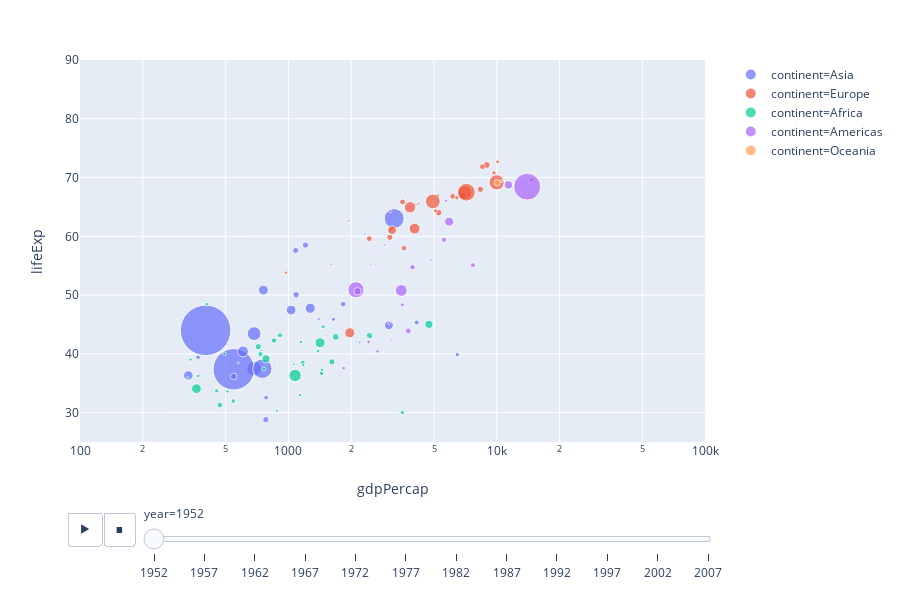

Notebook code cell kept with this figure:
### Code cell
fig = px.scatter(gm,x='gdpPercap', y='lifeExp',animation_frame='year',
                size='pop',color='continent',hover_name='country',
                log_x=True,size_max =55, range_x=[100,100000],range_y=[25,90])
fig.show()

### Figure 1 — Plotly figure (JSON) as saved in the notebook; plotly's stock layout.template omitted (floating-point values rounded to 4 significant figures)
{"data": [{"hoverlabel": {"namelength": 0}, "hovertemplate": "<b>%{hovertext}</b><br><br>continent=Asia<br>year=1952<br>gdpPercap=%{x}<br>lifeExp=%{y}<br>pop=%{marker.size}", "hovertext": ["Afghanistan", "Bahrain", "Bangladesh", "Cambodia", "China", "Hong Kong, China", "India", "Indonesia", "Iran", "Iraq", "Israel", "Japan", "Jordan", "Korea, Dem. Rep.", "Korea, Rep.", "Kuwait", "Lebanon", "Malaysia", "Mongolia", "Myanmar", "Nepal", "Oman", "Pakistan", "Philippines", "Saudi Arabia", "Singapore", "Sri Lanka", "Syria", "Taiwan", "Thailand", "Vietnam", "West Bank and Gaza", "Yemen, Rep."], "legendgroup": "continent=Asia", "marker": {"color": "#636efa", "size": [8425333, 120447, 46886859, 4693836, 556263527, 2125900, 372000000, 82052000, 17272000, 5441766, 1620914, 86459025, 607914, 8865488, 20947571, 160000, 1439529, 6748378, 800663, 20092996, 9182536, 507833, 41346560, 22438691, 4005677, 1127000, 7982342, 3661549, 8550362, 21289402, 26246839, 1030585, 4963829], "sizemode": "area", "sizeref": 435900.0, "symbol": "circle"}, "mode": "markers", "name": "continent=Asia", "showlegend": true, "type": "scatter", "x": [779.4, 9867.0, 684.2, 368.5, 400.4, 3054.0, 546.6, 749.7, 3035.0, 4130.0, 4087.0, 3217.0, 1547.0, 1088.0, 1031.0, 108400.0, 4835.0, 1831.0, 786.6, 331, 545.9, 1828.0, 684.6, 1273.0, 6460.0, 2315.0, 1084.0, 1643.0, 1207.0, 757.8, 605.1, 1516.0, 781.7], "xaxis": "x", "y": [28.8, 50.94, 37.48, 39.42, 44, 60.96, 37.37, 37.47, 44.87, 45.32, 65.39, 63.03, 43.16, 50.06, 47.45, 55.56, 55.93, 48.46, 42.24, 36.32, 36.16, 37.58, 43.44, 47.75, 39.88, 60.4, 57.59, 45.88, 58.5, 50.85, 40.41, 43.16, 32.55], "yaxis": "y"}, {"hoverlabel": {"namelength": 0}, "hovertemplate": "<b>%{hovertext}</b><br><br>continent=Europe<br>year=1952<br>gdpPercap=%{x}<br>lifeExp=%{y}<br>pop=%{marker.size}", "hovertext": ["Albania", "Austria", "Belgium", "Bosnia and Herzegovina", "Bulgaria", "Croatia", "Czech Republic", "Denmark", "Finland", "France", "Germany", "Greece", "Hungary", "Iceland", "Ireland", "Italy", "Montenegro", "Netherlands", "Norway", "Poland", "Portugal", "Romania", "Serbia", "Slovak Republic", "Slovenia", "Spain", "Sweden", "Switzerland", "Turkey", "United Kingdom"], "legendgroup": "continent=Europe", "marker": {"color": "#EF553B", "size": [1282697, 6927772, 8730405, 2791000, 7274900, 3882229, 9125183, 4334000, 4090500, 42459667, 69145952, 7733250, 9504000, 147962, 2952156, 47666000, 413834, 10381988, 3327728, 25730551, 8526050, 16630000, 6860147, 3558137, 1489518, 28549870, 7124673, 4815000, 22235677, 50430000], "sizemode": "area", "sizeref": 435900.0, "symbol": "circle"}, "mode": "markers", "name": "continent=Europe", "showlegend": true, "type": "scatter", "x": [1601.0, 6137.0, 8343.0, 973.5, 2444.0, 3119.0, 6876.0, 9692.0, 6425.0, 7030.0, 7144.0, 3531.0, 5264.0, 7268.0, 5210.0, 4931.0, 2648.0, 8942.0, 10100.0, 4029.0, 3068.0, 3145.0, 3581.0, 5075.0, 4215.0, 3834.0, 8528.0, 14730.0, 1969.0, 9980.0], "xaxis": "x", "y": [55.23, 66.8, 68, 53.82, 59.6, 61.21, 66.87, 70.78, 66.55, 67.41, 67.5, 65.86, 64.03, 72.49, 66.91, 65.94, 59.16, 72.13, 72.67, 61.31, 59.82, 61.05, 58.0, 64.36, 65.57, 64.94, 71.86, 69.62, 43.59, 69.18], "yaxis": "y"}, {"hoverlabel": {"namelength": 0}, "hovertemplate": "<b>%{hovertext}</b><br><br>continent=Africa<br>year=1952<br>gdpPercap=%{x}<br>lifeExp=%{y}<br>pop=%{marker.size}", "hovertext": ["Algeria", "Angola", "Benin", "Botswana", "Burkina Faso", "Burundi", "Cameroon", "Central African Republic", "Chad", "Comoros", "Congo, Dem. Rep.", "Congo, Rep.", "Cote d'Ivoire", "Djibouti", "Egypt", "Equatorial Guinea", "Eritrea", "Ethiopia", "Gabon", "Gambia", "Ghana", "Guinea", "Guinea-Bissau", "Kenya", "Lesotho", "Liberia", "Libya", "Madagascar", "Malawi", "Mali", "Mauritania", "Mauritius", "Morocco", "Mozambique", "Namibia", "Niger", "Nigeria", "Reunion", "Rwanda", "Sao Tome and Principe", "Senegal", "Sierra Leone", "Somalia", "South Africa", "Sudan", "Swaziland", "Tanzania", "Togo", "Tunisia", "Uganda", "Zambia", "Zimbabwe"], "legendgroup": "continent=Africa", "marker": {"color": "#00cc96", "size": [9279525, 4232095, 1738315, 442308, 4469979, 2445618, 5009067, 1291695, 2682462, 153936, 14100005, 854885, 2977019, 63149, 22223309, 216964, 1438760, 20860941, 420702, 284320, 5581001, 2664249, 580653, 6464046, 748747, 863308, 1019729, 4762912, 2917802, 3838168, 1022556, 516556, 9939217, 6446316, 485831, 3379468, 33119096, 257700, 2534927, 60011, 2755589, 2143249, 2526994, 14264935, 8504667, 290243, 8322925, 1219113, 3647735, 5824797, 2672000, 3080907], "sizemode": "area", "sizeref": 435900.0, "symbol": "circle"}, "mode": "markers", "name": "continent=Africa", "showlegend": true, "type": "scatter", "x": [2449.0, 3521.0, 1063.0, 851.2, 543.3, 339.3, 1173.0, 1071.0, 1179.0, 1103.0, 780.5, 2126.0, 1389.0, 2670.0, 1419.0, 375.6, 328.9, 362.1, 4293.0, 485.2, 911.3, 510.2, 299.9, 853.5, 298.8, 575.6, 2388.0, 1443.0, 369.2, 452.3, 743.1, 1968.0, 1688.0, 468.5, 2424.0, 761.9, 1077.0, 2719.0, 493.3, 879.6, 1450.0, 879.8, 1136.0, 4725.0, 1616.0, 1148.0, 716.7, 859.8, 1468.0, 734.8, 1147.0, 406.9], "xaxis": "x", "y": [43.08, 30.02, 38.22, 47.62, 31.98, 39.03, 38.52, 35.46, 38.09, 40.72, 39.14, 42.11, 40.48, 34.81, 41.89, 34.48, 35.93, 34.08, 37.0, 30, 43.15, 33.61, 32.5, 42.27, 42.14, 38.48, 42.72, 36.68, 36.26, 33.69, 40.54, 50.99, 42.87, 31.29, 41.73, 37.44, 36.32, 52.72, 40, 46.47, 37.28, 30.33, 32.98, 45.01, 38.63, 41.41, 41.22, 38.6, 44.6, 39.98, 42.04, 48.45], "yaxis": "y"}, {"hoverlabel": {"namelength": 0}, "hovertemplate": "<b>%{hovertext}</b><br><br>continent=Americas<br>year=1952<br>gdpPercap=%{x}<br>lifeExp=%{y}<br>pop=%{marker.size}", "hovertext": ["Argentina", "Bolivia", "Brazil", "Canada", "Chile", "Colombia", "Costa Rica", "Cuba", "Dominican Republic", "Ecuador", "El Salvador", "Guatemala", "Haiti", "Honduras", "Jamaica", "Mexico", "Nicaragua", "Panama", "Paraguay", "Peru", "Puerto Rico", "Trinidad and Tobago", "United States", "Uruguay", "Venezuela"], "legendgroup": "continent=Americas", "marker": {"color": "#ab63fa", "size": [17876956, 2883315, 56602560, 14785584, 6377619, 12350771, 926317, 6007797, 2491346, 3548753, 2042865, 3146381, 3201488, 1517453, 1426095, 30144317, 1165790, 940080, 1555876, 8025700, 2227000, 662850, 157553000, 2252965, 5439568], "sizemode": "area", "sizeref": 435900.0, "symbol": "circle"}, "mode": "markers", "name": "continent=Americas", "showlegend": true, "type": "scatter", "x": [5911.0, 2677.0, 2109.0, 11370.0, 3940.0, 2144.0, 2627.0, 5587.0, 1398.0, 3522.0, 3048.0, 2428.0, 1840.0, 2195.0, 2899.0, 3478.0, 3112.0, 2480.0, 1952.0, 3759.0, 3082.0, 3023.0, 13990.0, 5717.0, 7690.0], "xaxis": "x", "y": [62.48, 40.41, 50.92, 68.75, 54.74, 50.64, 57.21, 59.42, 45.93, 48.36, 45.26, 42.02, 37.58, 41.91, 58.53, 50.79, 42.31, 55.19, 62.65, 43.9, 64.28, 59.1, 68.44, 66.07, 55.09], "yaxis": "y"}, {"hoverlabel": {"namelength": 0}, "hovertemplate": "<b>%{hovertext}</b><br><br>continent=Oceania<br>year=1952<br>gdpPercap=%{x}<br>lifeExp=%{y}<br>pop=%{marker.size}", "hovertext": ["Australia", "New Zealand"], "legendgroup": "continent=Oceania", "marker": {"color": "#FFA15A", "size": [8691212, 1994794], "sizemode": "area", "sizeref": 435900.0, "symbol": "circle"}, "mode": "markers", "name": "continent=Oceania", "showlegend": true, "type": "scatter", "x": [10040.0, 10560.0], "xaxis": "x", "y": [69.12, 69.39], "yaxis": "y"}], "layout": {"height": 600, "legend": {"itemsizing": "constant", "tracegroupgap": 0}, "margin": {"t": 60}, "sliders": [{"active": 0, "currentvalue": {"prefix": "year="}, "len": 0.9, "pad": {"b": 10, "t": 60}, "steps": [{"args": [["1952"], {"frame": {"duration": 0, "redraw": false}, "fromcurrent": true, "mode": "immediate", "transition": {"duration": 0, "easing": "linear"}}], "label": "1952", "method": "animate"}, {"args": [["1957"], {"frame": {"duration": 0, "redraw": false}, "fromcurrent": true, "mode": "immediate", "transition": {"duration": 0, "easing": "linear"}}], "label": "1957", "method": "animate"}, {"args": [["1962"], {"frame": {"duration": 0, "redraw": false}, "fromcurrent": true, "mode": "immediate", "transition": {"duration": 0, "easing": "linear"}}], "label": "1962", "method": "animate"}, {"args": [["1967"], {"frame": {"duration": 0, "redraw": false}, "fromcurrent": true, "mode": "immediate", "transition": {"duration": 0, "easing": "linear"}}], "label": "1967", "method": "animate"}, {"args": [["1972"], {"frame": {"duration": 0, "redraw": false}, "fromcurrent": true, "mode": "immediate", "transition": {"duration": 0, "easing": "linear"}}], "label": "1972", "method": "animate"}, {"args": [["1977"], {"frame": {"duration": 0, "redraw": false}, "fromcurrent": true, "mode": "immediate", "transition": {"duration": 0, "easing": "linear"}}], "label": "1977", "method": "animate"}, {"args": [["1982"], {"frame": {"duration": 0, "redraw": false}, "fromcurrent": true, "mode": "immediate", "transition": {"duration": 0, "easing": "linear"}}], "label": "1982", "method": "animate"}, {"args": [["1987"], {"frame": {"duration": 0, "redraw": false}, "fromcurrent": true, "mode": "immediate", "transition": {"duration": 0, "easing": "linear"}}], "label": "1987", "method": "animate"}, {"args": [["1992"], {"frame": {"duration": 0, "redraw": false}, "fromcurrent": true, "mode": "immediate", "transition": {"duration": 0, "easing": "linear"}}], "label": "1992", "method": "animate"}, {"args": [["1997"], {"frame": {"duration": 0, "redraw": false}, "fromcurrent": true, "mode": "immediate", "transition": {"duration": 0, "easing": "linear"}}], "label": "1997", "method": "animate"}, {"args": [["2002"], {"frame": {"duration": 0, "redraw": false}, "fromcurrent": true, "mode": "immediate", "transition": {"duration": 0, "easing": "linear"}}], "label": "2002", "method": "animate"}, {"args": [["2007"], {"frame": {"duration": 0, "redraw": false}, "fromcurrent": true, "mode": "immediate", "transition": {"duration": 0, "easing": "linear"}}], "label": "2007", "method": "animate"}], "x": 0.1, "xanchor": "left", "y": 0, "yanchor": "top"}], "updatemenus": [{"buttons": [{"args": [null, {"frame": {"duration": 500, "redraw": false}, "fromcurrent": true, "mode": "immediate", "transition": {"duration": 500, "easing": "linear"}}], "label": "&#9654;", "method": "animate"}, {"args": [[null], {"frame": {"duration": 0, "redraw": false}, "fromcurrent": true, "mode": "immediate", "transition": {"duration": 0, "easing": "linear"}}], "label": "&#9724;", "method": "animate"}], "direction": "left", "pad": {"r": 10, "t": 70}, "showactive": false, "type": "buttons", "x": 0.1, "xanchor": "right", "y": 0, "yanchor": "top"}], "xaxis": {"anchor": "y", "domain": [0, 0.98], "range": [2, 5], "title": {"text": "gdpPercap"}, "type": "log"}, "yaxis": {"anchor": "x", "domain": [0, 1], "range": [25, 90], "title": {"text": "lifeExp"}}}}
